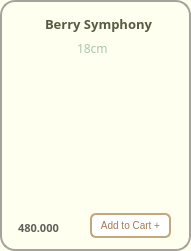
       <widget class="QFrame" name="frame_Berry">
        <property name="geometry">
         <rect>
          <x>470</x>
          <y>9</y>
          <width>191</width>
          <height>251</height>
         </rect>
        </property>
        <property name="styleSheet">
         <string notr="true">background-color:#FFFFF0;
border-radius: 15px; 
border: 2px solid #A8A29E ;</string>
        </property>
        <property name="frameShape">
         <enum>QFrame::StyledPanel</enum>
        </property>
        <property name="frameShadow">
         <enum>QFrame::Raised</enum>
        </property>
        <widget class="QLabel" name="label_berry_symphony">
         <property name="geometry">
          <rect>
           <x>45</x>
           <y>14</y>
           <width>132</width>
           <height>20</height>
          </rect>
         </property>
         <property name="font">
          <font>
           <family>Mongolian Baiti</family>
           <pointsize>10</pointsize>
           <weight>75</weight>
           <bold>true</bold>
          </font>
         </property>
         <property name="styleSheet">
          <string notr="true">border-radius: 0px;
border:0px solid;
color:#5A5A42</string>
         </property>
         <property name="text">
          <string>Berry Symphony</string>
         </property>
        </widget>
        <widget class="QLabel" name="label_cake_berry">
         <property name="geometry">
          <rect>
           <x>-5</x>
           <y>21</y>
           <width>201</width>
           <height>201</height>
          </rect>
         </property>
         <property name="sizePolicy">
          <sizepolicy hsizetype="Fixed" vsizetype="Ignored">
           <horstretch>0</horstretch>
           <verstretch>0</verstretch>
          </sizepolicy>
         </property>
         <property name="styleSheet">
          <string notr="true">border:0px;
background-color: transparent;</string>
         </property>
         <property name="text">
          <string/>
         </property>
         <property name="pixmap">
          <pixmap>../images/berry_symphony.png</pixmap>
         </property>
         <property name="scaledContents">
          <bool>true</bool>
         </property>
        </widget>
        <widget class="QPushButton" name="pushButton_add3">
         <property name="geometry">
          <rect>
           <x>90</x>
           <y>213</y>
           <width>81</width>
           <height>25</height>
          </rect>
         </property>
         <property name="maximumSize">
          <size>
           <width>16777207</width>
           <height>16777215</height>
          </size>
         </property>
         <property name="font">
          <font>
           <pointsize>-1</pointsize>
          </font>
         </property>
         <property name="styleSheet">
          <string notr="true">QPushButton {
    background-color: white;
    color: #A37B50;
    border: 2px solid #C2A87E;
    border-radius: 6px;
    padding: 4px 5px;
    font-size: 10px;
}

QPushButton:hover {
    background-color: #F7F3EF;
}

QPushButton:pressed {
    background-color: #E6D5C3;
}
</string>
         </property>
         <property name="text">
          <string>Add to Cart +</string>
         </property>
        </widget>
        <widget class="QLabel" name="label_berry_price">
         <property name="geometry">
          <rect>
           <x>18</x>
           <y>220</y>
           <width>61</width>
           <height>16</height>
          </rect>
         </property>
         <property name="font">
          <font>
           <family>Mongolian Baiti</family>
           <pointsize>8</pointsize>
           <weight>75</weight>
           <bold>true</bold>
          </font>
         </property>
         <property name="styleSheet">
          <string notr="true">border:0px;
color: rgb(98, 94, 92);
</string>
         </property>
         <property name="text">
          <string>480.000</string>
         </property>
        </widget>
        <widget class="QLabel" name="label_romance_size_3">
         <property name="geometry">
          <rect>
           <x>77</x>
           <y>40</y>
           <width>31</width>
           <height>16</height>
          </rect>
         </property>
         <property name="font">
          <font>
           <family>Mongolian Baiti</family>
           <pointsize>9</pointsize>
          </font>
         </property>
         <property name="styleSheet">
          <string notr="true">color: #A7C7A7;
border:0px</string>
         </property>
         <property name="text">
          <string>18cm</string>
         </property>
        </widget>
        <zorder>label_cake_berry</zorder>
        <zorder>label_berry_symphony</zorder>
        <zorder>pushButton_add3</zorder>
        <zorder>label_berry_price</zorder>
        <zorder>label_romance_size_3</zorder>
       </widget>
